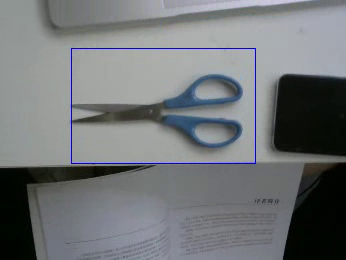
//> input picture frame 70 of scissordect/scissordect/scissordect/test.mp4, 346 x 260 px, given in place of the camera
$ ./main   (built with g++ and OpenCV 4)
//> lines starting //> are read from the running program, lines starting //| are printed output that depends on the picture; after the words box and inside, x2 and y2 are one past the last pixel; in counts of white or black regions, pixels touching at a corner belong together
#include <opencv2/opencv.hpp>
#include <stdio.h>
#include <iostream>
using namespace std;

string cascade_name = "cascadelbp.xml";
cv::CascadeClassifier cascade;
string window_name = "Dectect Scissor";
long long siz = 300 * 300;
int main(void)
{
	if (!cascade.load(cascade_name))
	{
		cout << "cascadeclassifier build failed" << endl;
		return 0;
	}

	cv::VideoCapture cap;
	cap.open(1);
	cv::Mat frame;
	do
	{
		cap >> frame;
//> frame is the input picture: 260 rows x 346 cols, CV_8UC3; mean B, G, R 120, 117.5, 114.1
	} while (frame.empty());
	auto fsize = frame.rows*frame.cols;
//> fsize = 89960
	auto p = sqrt(((double)siz) / fsize);
//> p = 1
	cv::Size framesize(round(p*frame.cols), round(p*frame.rows));
//> framesize = Size(346, 260)
	cv::VideoWriter out;
	out.open(
		"test.mp4",
		CV_FOURCC('D', 'I', 'V', 'X'),
		40.0,
		framesize
		);

	while (cap.isOpened())
	{

		auto starttime = clock();
		cap >> frame;
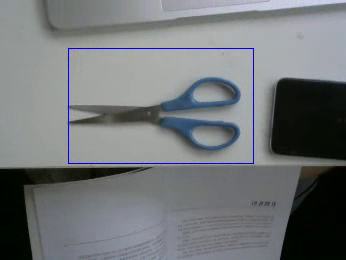
//> input picture frame 71 of scissordect/scissordect/scissordect/test.mp4, 346 x 260 px, given in place of the camera
//> frame is the input picture: 260 rows x 346 cols, CV_8UC3; mean B, G, R 120.5, 118.1, 114.6

		if (frame.empty())
		{
			cout << "picture not found" << endl;
			break;
		}
		long long fsize = frame.rows*frame.cols;
		if (fsize >siz)
		{
			cv::Mat tmat;
			cv::resize(frame, tmat, framesize);
			frame = tmat;
		}
		vector<cv::Rect> scissors;
		cv::Mat frame_gray;

		cv::cvtColor(frame, frame_gray, CV_BGR2GRAY);
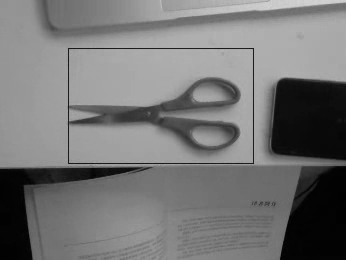
//> frame_gray: 260 rows x 346 cols, CV_8UC1; min 0, max 213, mean 117.2
		cascade.detectMultiScale(frame_gray, scissors, 1.1, 3, 0, cv::Size(40, 25));
//> scissors = 1 Rect (x, y, width, height): [69, 47, 186, 116]
		auto endtime = clock();

		cout << scissors.size() << "scissors found" << endl;
//| 1scissors found
		cout << 1000 * (endtime - starttime) / (double)CLOCKS_PER_SEC << "ms" << endl;
		for (int i = 0; i != scissors.size(); ++i)
		{
			cv::rectangle(frame, scissors[i], cv::Scalar(255, 0, 0), 1, cv::LINE_8, 0);
		}
//> this loop made 1 pass
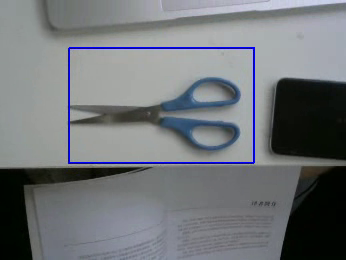
//> frame: 260 rows x 346 cols, CV_8UC3; 0.67% of pixels changed, all inside (x1, y1, x2, y2) = (69, 47, 255, 163)
		cv::imshow(window_name, frame);
		out << frame;
		if (cv::waitKey(5) >= 0) break;
//> the Esc key is pressed
	}
}

$ run again, starting later in the video
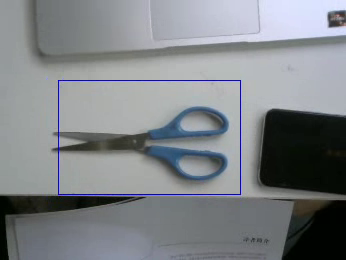
//> input picture frame 317 of scissordect/scissordect/scissordect/test.mp4, 346 x 260 px, given in place of the camera
//> frame is the input picture: 260 rows x 346 cols, CV_8UC3; mean B, G, R 135.2, 131.2, 127.3
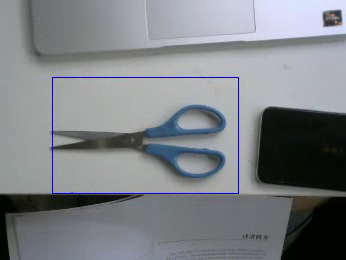
//> input picture frame 318 of scissordect/scissordect/scissordect/test.mp4, 346 x 260 px, given in place of the camera
//> frame is the input picture: 260 rows x 346 cols, CV_8UC3; mean B, G, R 133.9, 129.5, 125.8
//> scissors = 1 Rect (x, y, width, height): [56, 76, 182, 114]
//| 1scissors found
//> the loop `for (int i = 0; i != scissors.size(); ++i)` made 1 pass
//> after the loop `for (int i = 0; i != scissors.size(); ++i)`:
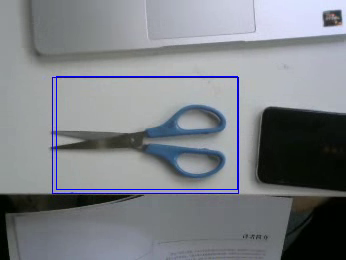
//> frame: 260 rows x 346 cols, CV_8UC3; 0.65% of pixels changed, all inside (x1, y1, x2, y2) = (56, 76, 238, 190)

$ run again, starting later in the video
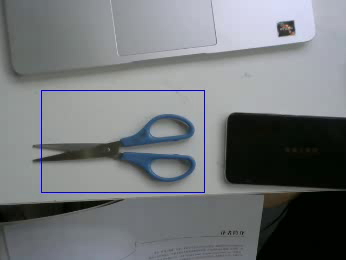
//> input picture frame 564 of scissordect/scissordect/scissordect/test.mp4, 346 x 260 px, given in place of the camera
//> frame is the input picture: 260 rows x 346 cols, CV_8UC3; mean B, G, R 122.1, 119.5, 115.7
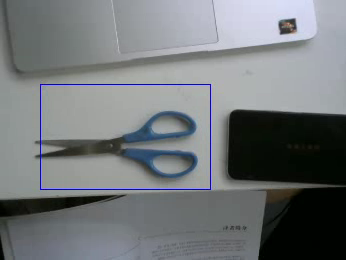
//> input picture frame 565 of scissordect/scissordect/scissordect/test.mp4, 346 x 260 px, given in place of the camera
//> frame is the input picture: 260 rows x 346 cols, CV_8UC3; mean B, G, R 121.5, 119, 115.1
//> scissors = 1 Rect (x, y, width, height): [41, 86, 166, 103]
//| 1scissors found
//> the loop `for (int i = 0; i != scissors.size(); ++i)` made 1 pass
//> after the loop `for (int i = 0; i != scissors.size(); ++i)`:
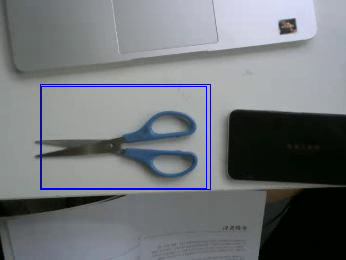
//> frame: 260 rows x 346 cols, CV_8UC3; 0.59% of pixels changed, all inside (x1, y1, x2, y2) = (41, 86, 207, 189)
